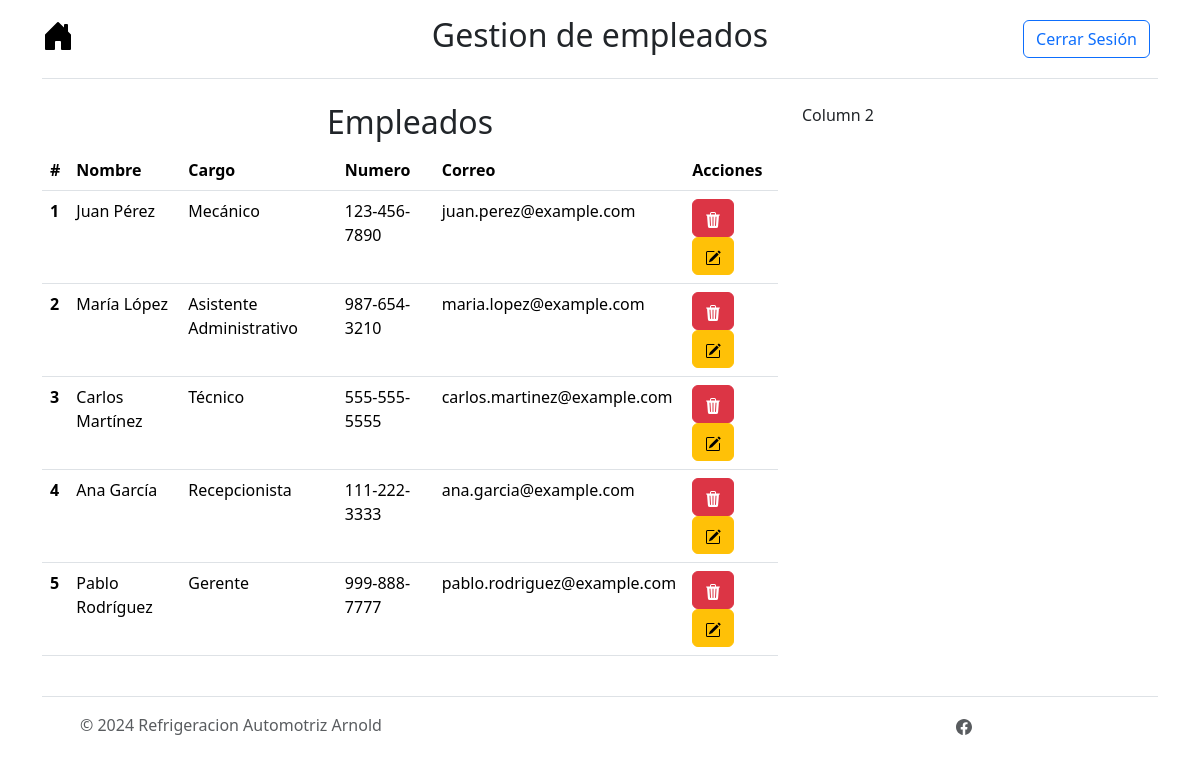
Page /menu/empleados (signed in) on the committed database.
### tables this page shows
CREATE TABLE Empleados (id INT AUTO_INCREMENT PRIMARY KEY NOT NULL, nombre_completo VARCHAR (100), cargo VARCHAR (50), fecha_contratacion DATE, numero_empleado VARCHAR (20), horario_trabajo VARCHAR (100), numero_contacto VARCHAR (20), correo_electronico VARCHAR (100), salario DECIMAL (10, 2));

### controller/controllers.py (the view)
@app.route("/menu/empleados")
@login_required
def menu_empleados():
    rows = SelectEmpleados()
    return render_template('menu_empleados.html', empleados=rows)

### controller/DBController.py (called while the page is built)
def SelectEmpleados():
    try:
        conn = sqlite3.connect("instance/arnold_autorefrigeraciones.db")
        c = conn.cursor()
        c.execute("SELECT * FROM Empleados")
        rows = c.fetchall()
        conn.close()
        return rows
    except Exception as e:
        return str(e)

### controller/controllers.py (called while the page is built)
@login_manager.user_loader
def load_user(user_id):
    return db.get_or_404(Users, user_id)

### templates/menu_empleados.html (shortened to what this page needs)
{% extends 'base.html' %}
{% block nombre_menu %}Gestion de empleados{% endblock
%} {% block content %}
<div class="container parent">
  <div class="row">
    <div class="col-lg-8 col-sm-12 col-10 child">
    <h2 class="text-center">Empleados</h2>
      <table class="table table-hover" style="background-color: var(--bs-primary-bg-subtle)">
        <thead class="thead-dark">
          <tr>
            <th scope="col">#</th>
            <th scope="col">Nombre</th>
            <th scope="col">Cargo</th>
            <th scope="col">Numero</th>
            <th scope="col">Correo</th>
            <th scope="col">Acciones</th>
          </tr>
        </thead>
        <tbody>
          {% for empleado in empleados %}
          <tr>
            <th scope="row">{{ empleado[0] }}</th>
            <td>{{ empleado[1] }}</td>
            <td>{{ empleado[2] }}</td>
            <td>{{ empleado[6] }}</td>
            <td>{{ empleado[7] }}</td>
            <td>
              <button type="button" class="btn btn-danger">
              </button>
              <button type="button" class="btn btn-warning">
              </button>
            </td>
          </tr>
          {% endfor %}
        </tbody>
      </table>
    </div>
    <div class="col-lg-4 col-sm-6 col-10 child">Column 2</div>
  </div>
</div>
{% endblock %}

### templates/base.html (shortened to what this page needs)
<!DOCTYPE html>
<html lang="en">
<head>
    <link href="https://cdn.jsdelivr.net/npm/bootstrap@5.3.3/dist/css/bootstrap.min.css" rel="stylesheet">
</head>
<body">
    <div class="container">
        <header class="d-flex flex-wrap align-items-center justify-content-center justify-content-md-between py-3 mb-4 border-bottom">
          <div class="col-md-3 mb-2 mb-md-0">
            <a href="{{url_for("menu")}}" class="d-inline-flex link-body-emphasis text-decoration-none">
            </a>
          </div>
          <ul class="nav col-12 col-md-auto mb-2 justify-content-center mb-md-0">
            <li><h2>{% block nombre_menu %}{% endblock %}</h2></li>
          </ul>
          <div class="col-md-3 text-end">
            <a href="{{ url_for('logout') }}">
                <button type="button" class="btn btn-outline-primary me-2">Cerrar Sesión</button>
            </a>
          </div>
        </header>
      </div>
    {% block content %}
    {% endblock %}
    <section>
        <div class="container">
            <footer class="d-flex flex-wrap justify-content-between align-items-center py-3 my-4 border-top">
            <div class="col-md-4 d-flex align-items-center">
                <a href="/" class="mb-3 me-2 mb-md-0 text-body-secondary text-decoration-none lh-1">
                    <svg class="bi" width="30" height="24"><use xlink:href="#bootstrap"></use></svg>
                </a>
            <span class="mb-3 mb-md-0 text-body-secondary">© 2024 Refrigeracion Automotriz Arnold </span>
          </div>
          <ul class="nav col-md-4 justify-content-end list-unstyled d-flex">
            <li class="ms-3"><a class="text-body-secondary" href="https://www.facebook.com/p/Refrigeracion-Automotriz-Arnold-100063594305820/">
            </li>
          </ul>
        </footer>
      </div>
    </section>
</body>
</html>

### rows in the picture
Empleados: id "1", nombre_completo "Juan Pérez", cargo "Mecánico", numero_contacto "123-456-7890", correo_electronico "juan.perez@example.com"
Empleados: id "2", nombre_completo "María López", cargo "Asistente Administrativo", numero_contacto "987-654-3210", correo_electronico "maria.lopez@example.com"
Empleados: id "3", nombre_completo "Carlos Martínez", cargo "Técnico", numero_contacto "555-555-5555", correo_electronico "carlos.martinez@example.com"
Empleados: id "4", nombre_completo "Ana García", cargo "Recepcionista", numero_contacto "111-222-3333", correo_electronico "ana.garcia@example.com"
Empleados: id "5", nombre_completo "Pablo Rodríguez", cargo "Gerente", numero_contacto "999-888-7777", correo_electronico "pablo.rodriguez@example.com"
